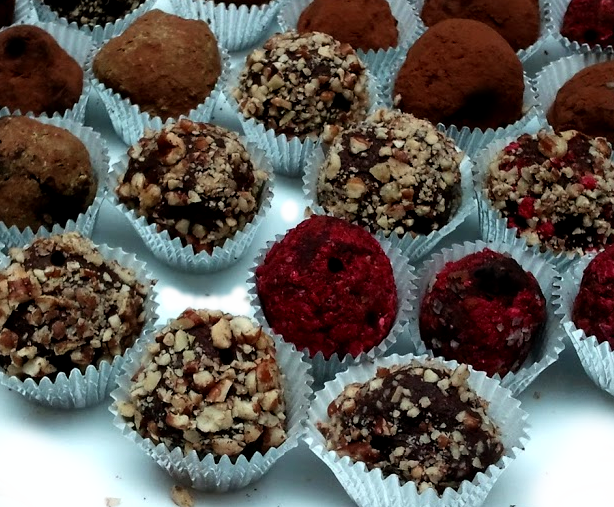
#> input picture benchmarks/images/truffles.png, 614 x 507 px, found by its file name
$ python optimizer.py
#> lines starting #> are read from the running program, lines starting #| are printed output that depends on the picture
#!/use/bin/env python

import numpy as np
from pylatticeflow import calculate2dTVPath
from matplotlib.pylab import imread

plot_type = "levels2"

image_file = "benchmarks/images/truffles.png"
#image_file = "benchmarks/images/truffles-small.png"
# image_file = "benchmarks/images/sanity.png"
#image_file = "benchmarks/images/branches-small.png"

Xo = imread(image_file)
#> Xo is the input picture: shape (507, 614, 4) float32; mean R, G, B, A 0.382, 0.353, 0.33, 1

if not Xo.size:
    raise IOError("Error loading image %s." % image_file)

X = (Xo.mean(axis=2) / Xo.max())[::2, ::2]
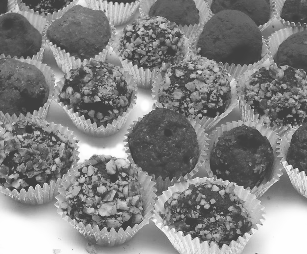
#> X: shape (254, 307) float32; min 0.25, max 1, mean 0.517

X -= X.mean()
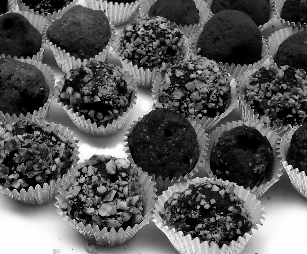
#> X: shape (254, 307) float32; min -0.267, max 0.483, mean -7.83e-09; drawn with min black and max white
X /= X.std()

# X = np.linspace(0,1.25,6).reshape( (3,2) )

# Xtv0 = calculate2dTV(X, 0)

# assert abs(X - Xtv0).mean() <= 1e-4, abs(X - Xtv0).mean()

lambdas = np.linspace(0.5, 0.78, 50)

calculate2dTVPath(X, lambdas)
#> (this line was passed over: pylatticeflow is not available in this run)

$ run again, with benchmarks/images/branches-small.png copied over benchmarks/images/truffles.png
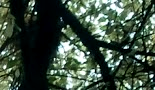
#> input picture benchmarks/images/branches-small.png, 155 x 90 px, found by its file name
#> Xo is the input picture: shape (90, 155, 4) float32; mean R, G, B, A 0.235, 0.301, 0.246, 1
#> `X = (Xo.mean(axis=2) / Xo.max())[::2, ::2]`:
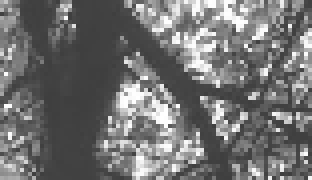
#> X: shape (45, 78) float32 (shown 4 times larger); min 0.25, max 1, mean 0.446
#> `X -= X.mean()`:
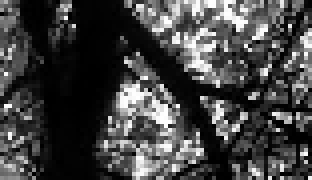
#> X: shape (45, 78) float32 (shown 4 times larger); min -0.196, max 0.554, mean 1.03e-08; drawn with min black and max white

$ run again, with benchmarks/images/Bodiam-castle-tiny.png copied over benchmarks/images/truffles.png
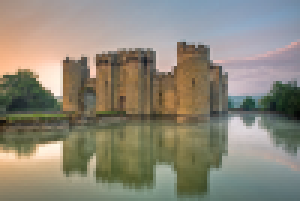
#> input picture benchmarks/images/Bodiam-castle-tiny.png, 100 x 67 px, found by its file name (shown 3 times larger)
#> Xo is the input picture: shape (67, 100, 3) float32; mean R, G, B 0.549, 0.53, 0.473
#> `X = (Xo.mean(axis=2) / Xo.max())[::2, ::2]`:
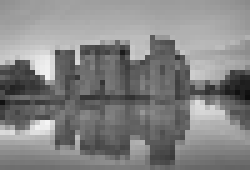
#> X: shape (34, 50) float32 (shown 5 times larger); min 0.051, max 0.957, mean 0.518
